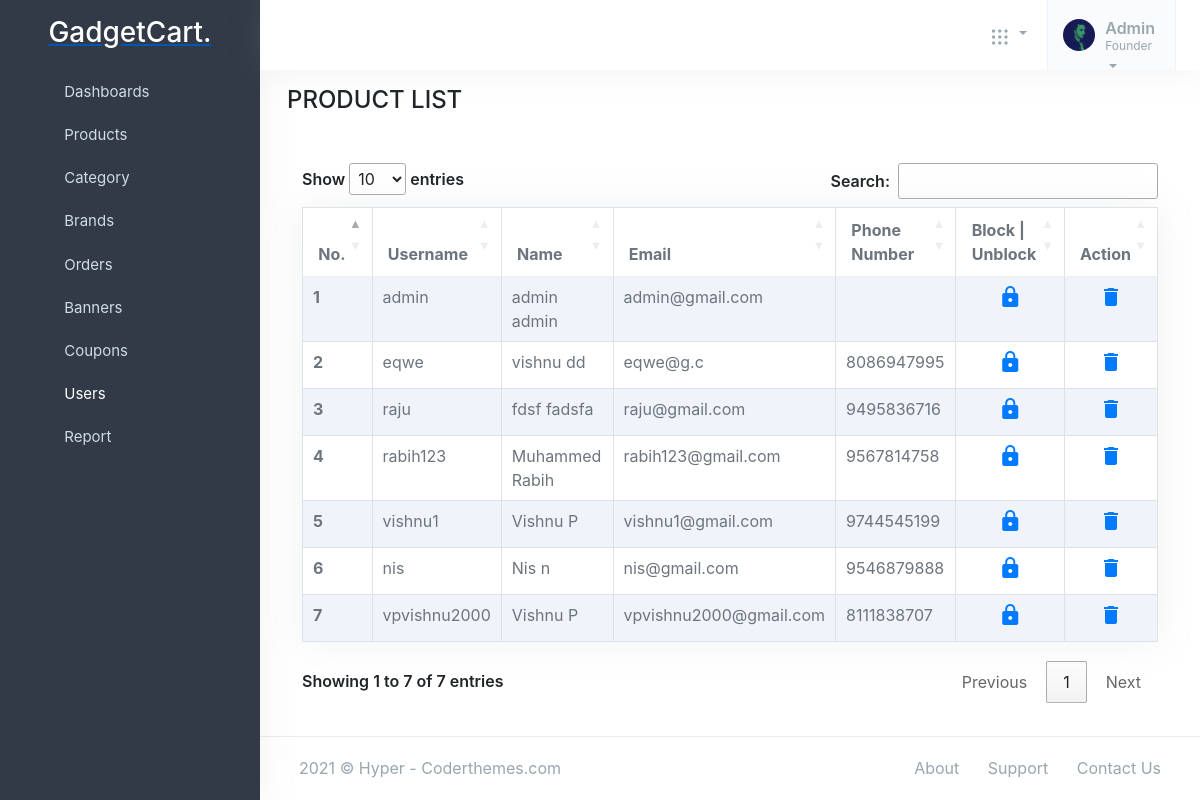
The app's page /adminpanel/userdetails, older data.
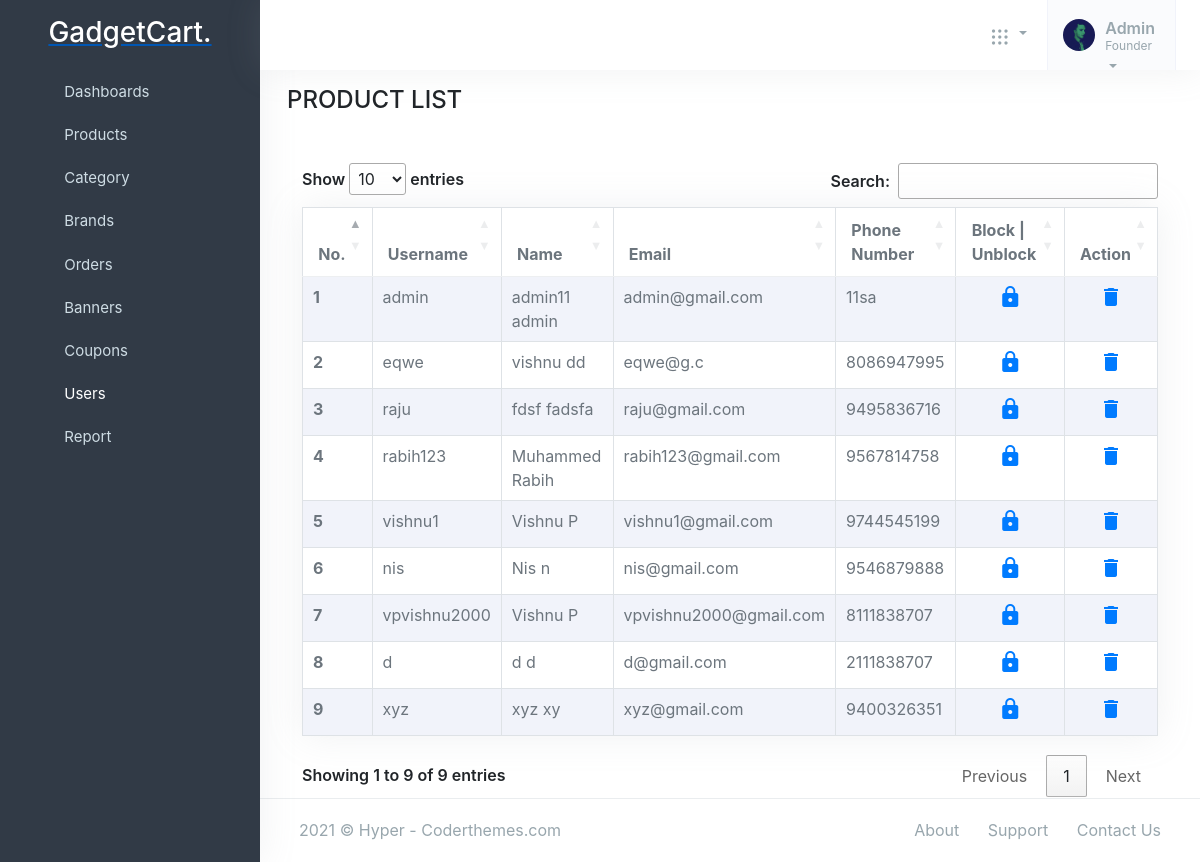
The same page, newer data.
### accounts/models.py (models this page shows, shortened)
class Account(AbstractBaseUser,PermissionsMixin):
    first_name = models.CharField(max_length=50)
    last_name = models.CharField(max_length=50)
    username = models.CharField(max_length=50, unique=True)
    email = models.CharField(max_length=50, unique=True)
    phone_number = models.CharField(max_length=50, unique=True)
    date_joined = models.DateTimeField(auto_now_add=True)
    last_login = models.DateTimeField(auto_now_add=True)
    is_admin = models.BooleanField(default=False)
    is_staff = models.BooleanField(default=False)
    is_active = models.BooleanField(default=True)
    is_superadmin = models.BooleanField(default=False)
    is_verified = models.BooleanField(default=False)
    USERNAME_FIELD = 'email'
    REQUIRED_FIELDS = ['username', 'first_name', 'last_name']
    objects = MyAccountManager()

### adminpanel/views.py (the view)
# urls.py: path('userdetails', views.userdetails, name='userdetails'),
def userdetails(request):
    users = Account.objects.all().order_by('id')
    context = {
        'users' : users
    }
    return render(request, 'adminpanel/userdetails.html',context )

### carts/context_processors.py (called while the page is built, shortened)
def counter(request):
    cart_count = 0
    if 'admin' in request.path:
        return {}
    return dict(cart_count=cart_count)

### category/context_processors.py (called while the page is built)
def menu_links(request):
    links = Category.objects.all()
    return dict(links=links)

### templates/adminpanel/userdetails.html (shortened to what this page needs)
{% extends 'adminpanel/base.html' %}
{% load static %}
{% block content %}
<div class="container">
    <h4 class=" mt-3 mb-3">PRODUCT LIST</h4>
    <div class="col-12 mt-5" id="tables">
    <table class="table table-striped table-bordered table-hover bg-white bg-body shadow" id="myTable">
        <thead>
            <tr>
                <th>No.</th>
                <th>Username</th>
                <th>Name</th>
                <th>Email</th>
                <th>Phone Number</th>
                <th>Block | Unblock</th>
                <th>Action</th>
            </tr>
        </thead>
        <tbody>
            {% for user in users %}
            <tr>
                <th scope="row"> {{forloop.counter}} </th>
                <td>{{user.username}}</td>
                <td>{{user.first_name}} {{user.last_name}}</td>
                <td>{{user.email}}</td>
                <td>{{user.phone_number}}</td>
                <td><center>
                    {% if user.is_active %}
                        <a href=""><span class="material-icons">https</span></a>
                    {% else %}
                        <a href=""><span class="material-icons">lock_open</span></a>
                    {% endif %}
                    </center>
                </td>
                <td>
                    <center>
                    <a href="" onclick="deleteItems(event)"><span
                            class="material-icons">delete</span></a>
                    </center>
                </td>
            </tr>
            {% endfor %}
        </tbody>
    </table>
</div>
</div>
<footer class="footer">
    <div class="container-fluid">
        <div class="row">
            <div class="col-md-6">
                <script>document.write(new Date().getFullYear())</script> © Hyper - Coderthemes.com
            </div>
            <div class="col-md-6">
                <div class="text-md-end footer-links d-none d-md-block">
                    <a href="javascript: void(0);">About</a>
                    <a href="javascript: void(0);">Support</a>
                    <a href="javascript: void(0);">Contact Us</a>
                </div>
            </div>
        </div>
    </div>
</footer>
{% endblock %}

Row changes from the older to the newer data that the page shows:
changed Account "admin": first_name "admin" → "admin11"; phone_number (not shown) → "11sa"
added Account: username "d", first_name "d", last_name "d", email "d@gmail.com", phone_number "2111838707", is_active True (drawn)
added Account: username "xyz", first_name "xyz", last_name "xy", email "xyz@gmail.com", phone_number "9400326351", is_active True (drawn)
Text that changed along with them:
text written by a page script: "Show entries Search: Showing 1 to 7 of 7 entries Previous 1 Next" → "Show entries Search: Showing 1 to 9 of 9 entries Previous 1 Next"
